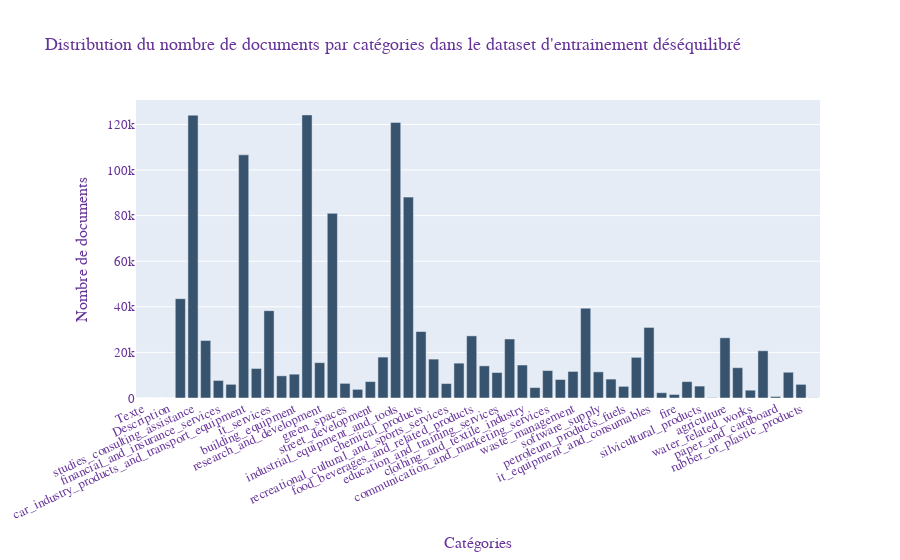

Source (notebook cell):
### Code cell
p=utility.nb_exemple_categorie(df_train)
plot_distribution(p,"Distribution du nombre de documents par catégories dans le dataset d'entrainement déséquilibré")

### Figure 1 — Plotly figure (JSON) as saved in the notebook; plotly's stock layout.template omitted (floating-point values rounded to 4 significant figures)
{"data": [{"marker": {"color": "rgb(55, 83, 109)"}, "type": "bar", "x": ["Texte", "Titre", "Description", "building_works", "studies_consulting_assistance", "transport_and_related_services", "financial_and_insurance_services", "sewerage", "car_industry_products_and_transport_equipment", "real_estate_missions_and_inspections", "it_services", "cleaning_and_hygiene_services", "building_equipment", "medical_precision_optical_and_watchmaking_instruments", "research_and_development", "civil_engineering", "green_spaces", "printing_and_related_services", "street_development", "office_and_it_equipment", "industrial_equipment_and_tools", "electrical_equipment", "chemical_products", "structural_works", "recreational_cultural_and_sports_services", "electricity_gas_and_heat", "food_beverages_and_related_products", "health_and_social_work_services", "education_and_training_services", "radio_television_and_communication_equipment", "clothing_and_textile_industry", "roofing", "communication_and_marketing_services", "energy_and_environment", "waste_management", "ores_materials_and_construction_materials", "software_supply", "defence_and_security", "petroleum_products_fuels", "office_furniture_and_supplies", "it_equipment_and_consumables", "provision_of_meals", "fire", "postal_and_telecommunications_services", "silvicultural_products", "drinking_water", "agriculture", "wholesale_and_retail", "water_related_works", "mining_and_minerals", "paper_and_cardboard", "recreational_cultural_and_sports_equipment", "rubber_or_plastic_products", "hydraulic_equipment"], "y": [0, 0, 0, 43565, 124048, 25220, 7699, 6002, 106634, 12946, 38311, 9717, 10444, 124164, 15505, 80980, 6422, 3793, 7208, 17942, 120879, 88108, 29155, 17055, 6327, 15283, 27249, 14103, 11178, 25879, 14471, 4570, 12030, 8109, 11653, 39398, 11469, 8293, 5099, 17839, 30956, 2320, 1551, 7190, 5227, 161, 26397, 13286, 3423, 20714, 672, 11299, 5983, 83]}], "layout": {"font": {"color": "RebeccaPurple", "family": "Arial, sans-serif", "size": 13}, "title": {"text": "Distribution du nombre de documents par catégories dans le dataset d'entrainement déséquilibré"}, "xaxis": {"tickangle": -25, "title": {"text": "Catégories"}}, "yaxis": {"title": {"text": "Nombre de documents"}}}}
